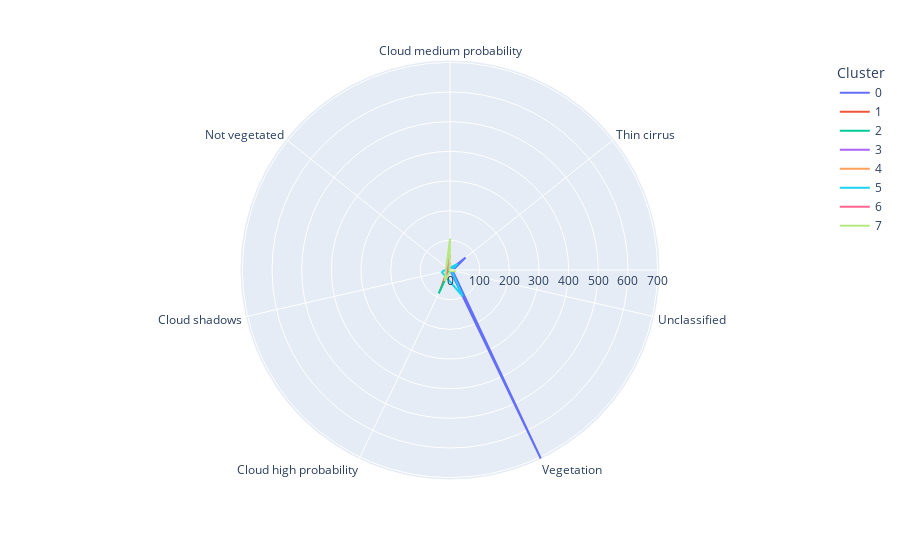

The notebook cell this image was saved under:
### Code cell
import plotly.express as px
import pandas as pd

fig = px.line_polar(df_grouped, r='count', 
                    theta='QualitySceneClassificationName', 
                    color='Cluster',
                    line_close=True)
fig.show()

### Figure 1 — Plotly figure (JSON) as saved in the notebook; plotly's stock layout.template omitted (floating-point values rounded to 4 significant figures)
{"data": [{"hovertemplate": "Cluster=0<br>count=%{r}<br>QualitySceneClassificationName=%{theta}<extra></extra>", "legendgroup": "0", "line": {"color": "#636efa", "dash": "solid"}, "marker": {"symbol": "circle"}, "mode": "lines", "name": "0", "r": [1, 67, 9, 708, 1], "showlegend": true, "subplot": "polar", "theta": ["Cloud medium probability", "Thin cirrus", "Unclassified", "Vegetation", "Cloud medium probability"], "type": "scatterpolar"}, {"hovertemplate": "Cluster=1<br>count=%{r}<br>QualitySceneClassificationName=%{theta}<extra></extra>", "legendgroup": "1", "line": {"color": "#EF553B", "dash": "solid"}, "marker": {"symbol": "circle"}, "mode": "lines", "name": "1", "r": [75, 25, 75], "showlegend": true, "subplot": "polar", "theta": ["Cloud high probability", "Cloud medium probability", "Cloud high probability"], "type": "scatterpolar"}, {"hovertemplate": "Cluster=2<br>count=%{r}<br>QualitySceneClassificationName=%{theta}<extra></extra>", "legendgroup": "2", "line": {"color": "#00cc96", "dash": "solid"}, "marker": {"symbol": "circle"}, "mode": "lines", "name": "2", "r": [88, 2, 88], "showlegend": true, "subplot": "polar", "theta": ["Cloud high probability", "Cloud medium probability", "Cloud high probability"], "type": "scatterpolar"}, {"hovertemplate": "Cluster=3<br>count=%{r}<br>QualitySceneClassificationName=%{theta}<extra></extra>", "legendgroup": "3", "line": {"color": "#ab63fa", "dash": "solid"}, "marker": {"symbol": "circle"}, "mode": "lines", "name": "3", "r": [75, 75], "showlegend": true, "subplot": "polar", "theta": ["Cloud high probability", "Cloud high probability"], "type": "scatterpolar"}, {"hovertemplate": "Cluster=4<br>count=%{r}<br>QualitySceneClassificationName=%{theta}<extra></extra>", "legendgroup": "4", "line": {"color": "#FFA15A", "dash": "solid"}, "marker": {"symbol": "circle"}, "mode": "lines", "name": "4", "r": [25, 25], "showlegend": true, "subplot": "polar", "theta": ["Cloud high probability", "Cloud high probability"], "type": "scatterpolar"}, {"hovertemplate": "Cluster=5<br>count=%{r}<br>QualitySceneClassificationName=%{theta}<extra></extra>", "legendgroup": "5", "line": {"color": "#19d3f3", "dash": "solid"}, "marker": {"symbol": "circle"}, "mode": "lines", "name": "5", "r": [29, 33, 5, 99, 29], "showlegend": true, "subplot": "polar", "theta": ["Cloud shadows", "Thin cirrus", "Unclassified", "Vegetation", "Cloud shadows"], "type": "scatterpolar"}, {"hovertemplate": "Cluster=6<br>count=%{r}<br>QualitySceneClassificationName=%{theta}<extra></extra>", "legendgroup": "6", "line": {"color": "#FF6692", "dash": "solid"}, "marker": {"symbol": "circle"}, "mode": "lines", "name": "6", "r": [32, 50, 32], "showlegend": true, "subplot": "polar", "theta": ["Cloud high probability", "Cloud medium probability", "Cloud high probability"], "type": "scatterpolar"}, {"hovertemplate": "Cluster=7<br>count=%{r}<br>QualitySceneClassificationName=%{theta}<extra></extra>", "legendgroup": "7", "line": {"color": "#B6E880", "dash": "solid"}, "marker": {"symbol": "circle"}, "mode": "lines", "name": "7", "r": [42, 106, 2, 4, 20, 3, 42], "showlegend": true, "subplot": "polar", "theta": ["Cloud high probability", "Cloud medium probability", "Not vegetated", "Thin cirrus", "Unclassified", "Vegetation", "Cloud high probability"], "type": "scatterpolar"}], "layout": {"polar": {"domain": {"x": [0.0, 1.0], "y": [0.0, 1.0]}, "angularaxis": {"direction": "clockwise", "rotation": 90}}, "legend": {"title": {"text": "Cluster"}, "tracegroupgap": 0}, "margin": {"t": 60}}}
